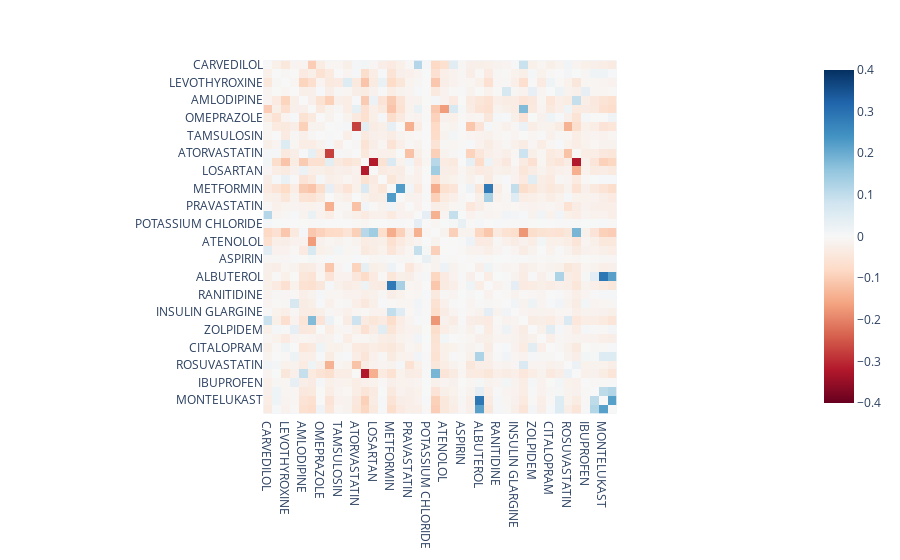
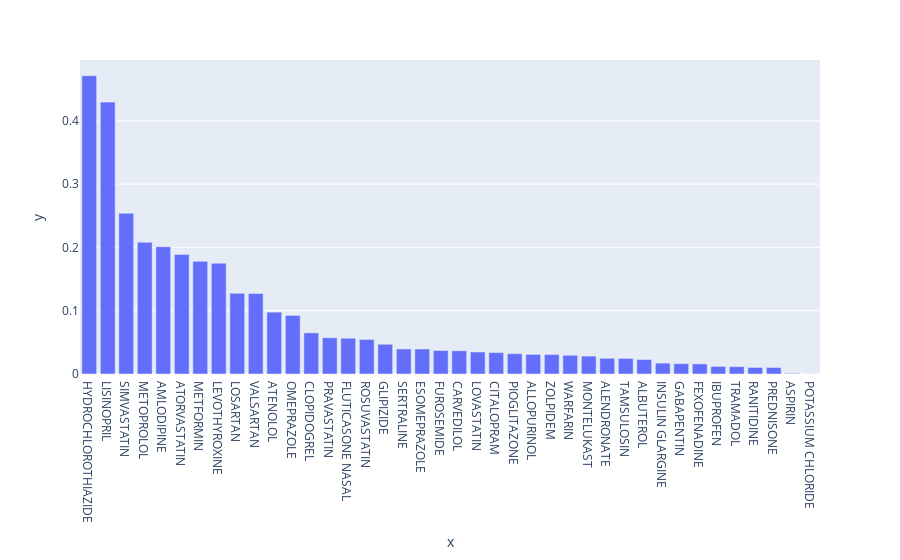

Notebook code for these charts, in order:
### Code cell
corr_with_zero_diag = np.corrcoef(data_full, rowvar=False) - np.eye(data_full.shape[1])
fig = px.imshow(corr_with_zero_diag, x=drug_names_unique, y=drug_names_unique, zmin=-0.4, zmax=0.4, color_continuous_scale='RdBu')
fig.show()

fig = px.bar(x=drug_names_unique, y=data_full.mean(0))
fig.update_xaxes(categoryorder='total descending')
fig.show()

### Figure 1 — Plotly figure (JSON) as saved in the notebook; plotly's stock layout.template omitted (floating-point values rounded to 4 significant figures; data arrays with more than 128 entries replaced by an {"elided": "..."} marker saying what was removed)
{"data": [{"coloraxis": "coloraxis", "hovertemplate": "x: %{x}<br>y: %{y}<br>color: %{z}<extra></extra>", "name": "0", "type": "heatmap", "x": ["CARVEDILOL", "ESOMEPRAZOLE", "LEVOTHYROXINE", "TRAMADOL", "AMLODIPINE", "METOPROLOL", "OMEPRAZOLE", "SIMVASTATIN", "TAMSULOSIN", "ALENDRONATE", "ATORVASTATIN", "LISINOPRIL", "LOSARTAN", "SERTRALINE", "METFORMIN", "PIOGLITAZONE", "PRAVASTATIN", "FUROSEMIDE", "POTASSIUM CHLORIDE", "HYDROCHLOROTHIAZIDE", "ATENOLOL", "WARFARIN", "ASPIRIN", "LOVASTATIN", "ALBUTEROL", "GLIPIZIDE", "RANITIDINE", "GABAPENTIN", "INSULIN GLARGINE", "CLOPIDOGREL", "ZOLPIDEM", "ALLOPURINOL", "CITALOPRAM", "PREDNISONE", "ROSUVASTATIN", "VALSARTAN", "IBUPROFEN", "FEXOFENADINE", "MONTELUKAST", "FLUTICASONE NASAL"], "xaxis": "x", "y": ["CARVEDILOL", "ESOMEPRAZOLE", "LEVOTHYROXINE", "TRAMADOL", "AMLODIPINE", "METOPROLOL", "OMEPRAZOLE", "SIMVASTATIN", "TAMSULOSIN", "ALENDRONATE", "ATORVASTATIN", "LISINOPRIL", "LOSARTAN", "SERTRALINE", "METFORMIN", "PIOGLITAZONE", "PRAVASTATIN", "FUROSEMIDE", "POTASSIUM CHLORIDE", "HYDROCHLOROTHIAZIDE", "ATENOLOL", "WARFARIN", "ASPIRIN", "LOVASTATIN", "ALBUTEROL", "GLIPIZIDE", "RANITIDINE", "GABAPENTIN", "INSULIN GLARGINE", "CLOPIDOGREL", "ZOLPIDEM", "ALLOPURINOL", "CITALOPRAM", "PREDNISONE", "ROSUVASTATIN", "VALSARTAN", "IBUPROFEN", "FEXOFENADINE", "MONTELUKAST", "FLUTICASONE NASAL"], "yaxis": "y", "z": {"elided": "40x40 float values"}}], "layout": {"coloraxis": {"cmax": 0.4, "cmin": -0.4, "colorscale": [[0, "rgb(103,0,31)"], [0.1, "rgb(178,24,43)"], [0.2, "rgb(214,96,77)"], [0.3, "rgb(244,165,130)"], [0.4, "rgb(253,219,199)"], [0.5, "rgb(247,247,247)"], [0.6, "rgb(209,229,240)"], [0.7, "rgb(146,197,222)"], [0.8, "rgb(67,147,195)"], [0.9, "rgb(33,102,172)"], [1, "rgb(5,48,97)"]]}, "margin": {"t": 60}, "xaxis": {"anchor": "y", "constrain": "domain", "domain": [0, 1], "scaleanchor": "y"}, "yaxis": {"anchor": "x", "autorange": "reversed", "constrain": "domain", "domain": [0, 1]}}}

### Figure 2 — Plotly figure (JSON) as saved in the notebook; plotly's stock layout.template omitted (floating-point values rounded to 4 significant figures)
{"data": [{"hovertemplate": "x=%{x}<br>y=%{y}<extra></extra>", "legendgroup": "", "marker": {"color": "#636efa", "pattern": {"shape": ""}}, "name": "", "orientation": "v", "showlegend": false, "textposition": "auto", "type": "bar", "x": ["CARVEDILOL", "ESOMEPRAZOLE", "LEVOTHYROXINE", "TRAMADOL", "AMLODIPINE", "METOPROLOL", "OMEPRAZOLE", "SIMVASTATIN", "TAMSULOSIN", "ALENDRONATE", "ATORVASTATIN", "LISINOPRIL", "LOSARTAN", "SERTRALINE", "METFORMIN", "PIOGLITAZONE", "PRAVASTATIN", "FUROSEMIDE", "POTASSIUM CHLORIDE", "HYDROCHLOROTHIAZIDE", "ATENOLOL", "WARFARIN", "ASPIRIN", "LOVASTATIN", "ALBUTEROL", "GLIPIZIDE", "RANITIDINE", "GABAPENTIN", "INSULIN GLARGINE", "CLOPIDOGREL", "ZOLPIDEM", "ALLOPURINOL", "CITALOPRAM", "PREDNISONE", "ROSUVASTATIN", "VALSARTAN", "IBUPROFEN", "FEXOFENADINE", "MONTELUKAST", "FLUTICASONE NASAL"], "xaxis": "x", "y": [0.03671, 0.03947, 0.1751, 0.01165, 0.201, 0.2081, 0.09253, 0.2541, 0.02457, 0.02484, 0.189, 0.4296, 0.1275, 0.03956, 0.178, 0.03209, 0.05726, 0.03707, 0.0001832, 0.4713, 0.09774, 0.02957, 0.0009794, 0.03476, 0.02286, 0.04697, 0.01034, 0.01632, 0.01719, 0.06497, 0.03079, 0.03096, 0.03382, 0.01027, 0.05459, 0.1271, 0.01196, 0.01596, 0.02829, 0.05653], "yaxis": "y"}], "layout": {"barmode": "relative", "legend": {"tracegroupgap": 0}, "margin": {"t": 60}, "xaxis": {"anchor": "y", "categoryorder": "total descending", "domain": [0, 1], "title": {"text": "x"}}, "yaxis": {"anchor": "x", "domain": [0, 1], "title": {"text": "y"}}}}
